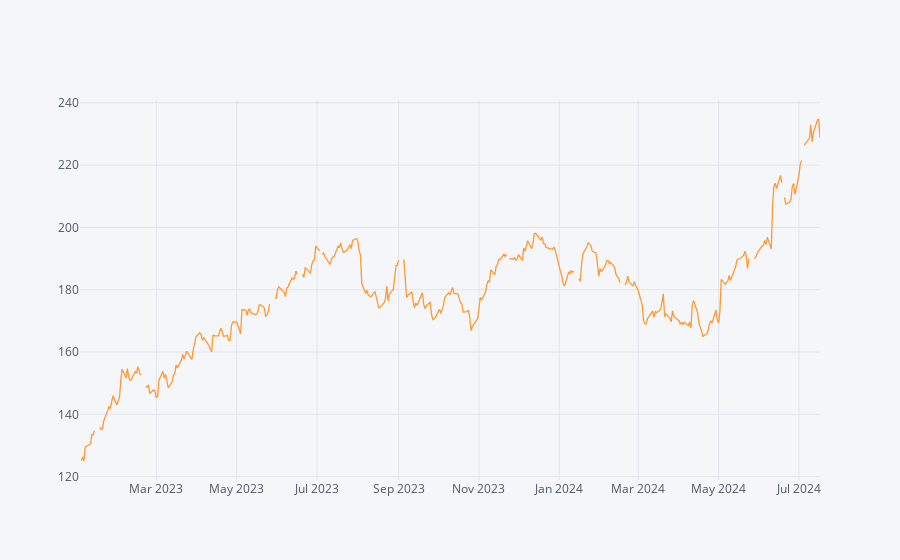

Source (notebook cell):
### Code cell
cf.set_config_file(offline = True)
aapl_df.iplot()

### Figure 1 — Plotly figure (JSON) as saved in the notebook; plotly's stock layout.template omitted (floating-point values rounded to 4 significant figures; data arrays with more than 128 entries replaced by an {"elided": "..."} marker saying what was removed)
{"data": [{"line": {"color": "rgba(255, 153, 51, 1.0)", "dash": "solid", "shape": "linear", "width": 1.3}, "mode": "lines", "name": "AAPL", "text": "", "type": "scatter", "x": {"elided": "399 str values"}, "y": {"elided": "399 mixed values"}}], "layout": {"legend": {"bgcolor": "#F5F6F9", "font": {"color": "#4D5663"}}, "paper_bgcolor": "#F5F6F9", "plot_bgcolor": "#F5F6F9", "title": {"font": {"color": "#4D5663"}}, "xaxis": {"gridcolor": "#E1E5ED", "showgrid": true, "tickfont": {"color": "#4D5663"}, "title": {"font": {"color": "#4D5663"}, "text": ""}, "zerolinecolor": "#E1E5ED"}, "yaxis": {"gridcolor": "#E1E5ED", "showgrid": true, "tickfont": {"color": "#4D5663"}, "title": {"font": {"color": "#4D5663"}, "text": ""}, "zerolinecolor": "#E1E5ED"}}}
